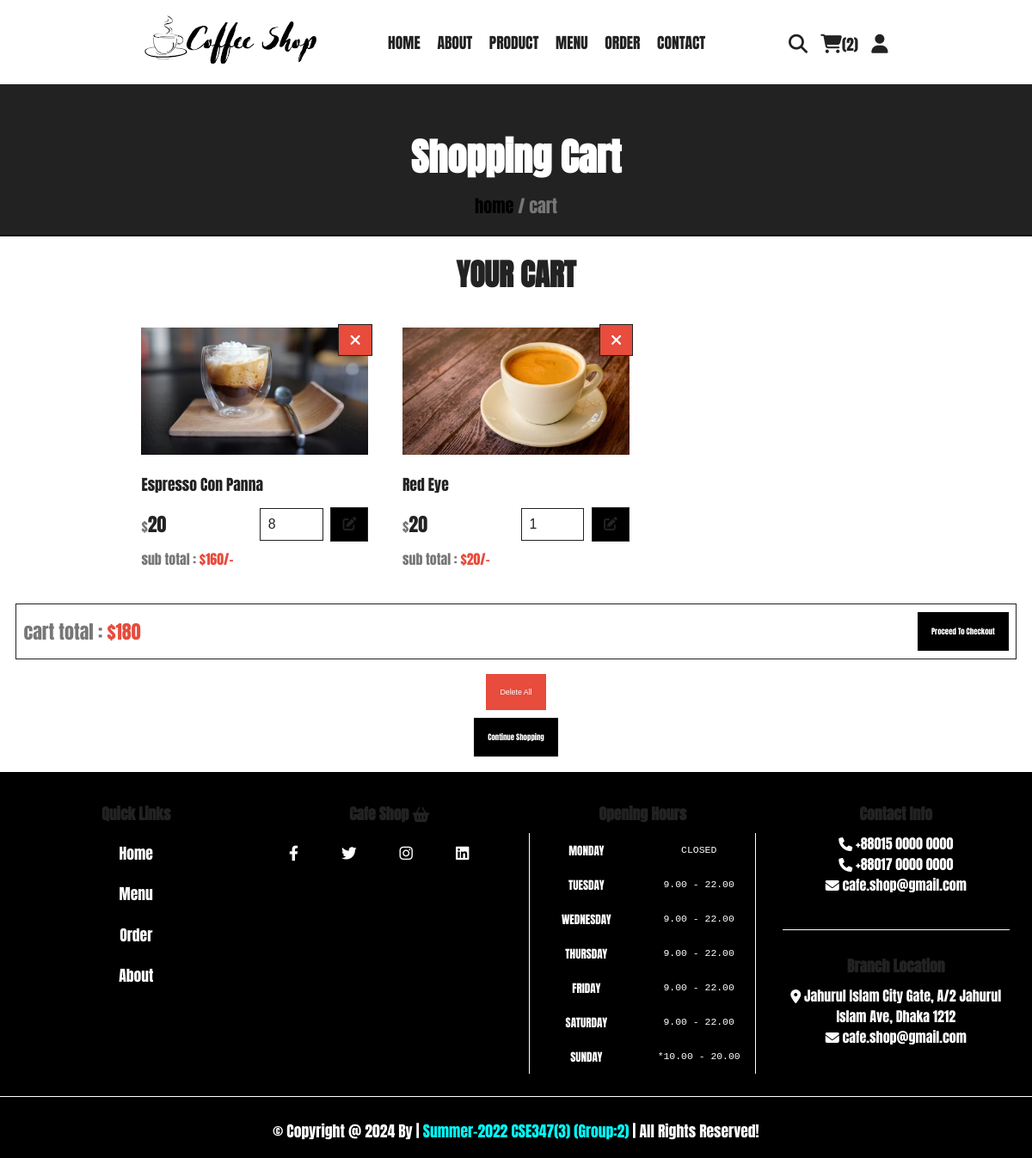
/cart.php (signed in), run on the app's committed database.
### tables this page shows
CREATE TABLE `cart` (
  `id` int(100) NOT NULL,
  `user_id` int(100) NOT NULL,
  `pid` int(100) NOT NULL,
  `name` varchar(100) NOT NULL,
  `price` int(10) NOT NULL,
  `quantity` int(10) NOT NULL,
  `image` varchar(100) NOT NULL
);

### cart.php (the view, shortened to what this page needs)
<?php
include 'components/connect.php';
if (isset($_SESSION['user_id'])) {
   $user_id = $_SESSION['user_id'];
} else {
   $user_id = '';
   header('location:home.php');
};
?>
<!DOCTYPE html>
<html lang="en">
<head>
   <link rel="stylesheet" href="https://cdnjs.cloudflare.com/ajax/libs/font-awesome/6.1.1/css/all.min.css">
   <link rel="stylesheet" href="css/style.css">
</head>
<body>
   <?php include 'components/user_header.php'; ?>
   <div class="heading">
      <h3>shopping cart</h3>
      <p><a href="home.php">home</a> <span> / cart</span></p>
   </div>
   <section class="products">
      <h1 class="title">your cart</h1>
      <div class="box-container">
         <?php
         $grand_total = 0;
         $select_cart = $conn->prepare("SELECT * FROM `cart` WHERE user_id = ?");
         $select_cart->execute([$user_id]);
         if ($select_cart->rowCount() > 0) {
            while ($fetch_cart = $select_cart->fetch(PDO::FETCH_ASSOC)) {
         ?>
               <form action="" method="post" class="box">
                  <button type="submit" class="fas fa-times" name="delete" onclick="return confirm('delete this item?');"></button>
                  <img src="uploaded_img/<?= $fetch_cart['image']; ?>" alt="">
                  <div class="name"><?= $fetch_cart['name']; ?></div>
                  <div class="flex">
                     <div class="price"><span>$</span><?= $fetch_cart['price']; ?></div>
                     <input type="number" name="qty" class="qty" min="1" max="99" value="<?= $fetch_cart['quantity']; ?>" maxlength="2">
                     <button type="submit" class="fas fa-edit" name="update_qty"></button>
                  </div>
                  <div class="sub-total"> sub total : <span>$<?= $sub_total = ($fetch_cart['price'] * $fetch_cart['quantity']); ?>/-</span> </div>
               </form>
         <?php
               $grand_total += $sub_total;
            }
         } else {
            echo '<p class="empty">your cart is empty</p>';
         }
         ?>
      </div>
      <div class="cart-total">
         <p>cart total : <span>$<?= $grand_total; ?></span></p>
         <a href="checkout.php" class="btn <?= ($grand_total > 1) ? '' : 'disabled'; ?>">proceed to checkout</a>
      </div>
      <div class="more-btn">
         <form action="" method="post">
            <button type="submit" class="delete-btn <?= ($grand_total > 1) ? '' : 'disabled'; ?>" name="delete_all" onclick="return confirm('delete all from cart?');">delete all</button>
         </form>
         <a href="menu.php" class="btn">continue shopping</a>
      </div>
   </section>
   <?php include 'components/footer.php'; ?>
</body>
</html>

### css/style.css (style rules this page uses)
:root { --yellow: black; --red: #e74c3c; --white: #fff; --black: #222; --light-color: #777; --border: .2rem solid var(--black); }
* { margin: 0; padding: 0; box-sizing: border-box; outline: none; border: none; text-decoration: none; }
html { font-size: 62.5%; overflow-x: hidden; scroll-behavior: smooth; stop-opacity: 7rem; font-family: 'Anton', sans-serif; }
section { margin: 0 auto; max-width: 1200px; padding: 2rem; }
.title { text-align: center; margin-bottom: 2.5rem; font-size: 4rem; color: var(--black); text-transform: uppercase; text-underline-offset: 1rem; }
.heading { display: flex; text-align: center; gap: 1rem; flex-flow: column; padding-top: 50px; background-color: var(--black); min-height: 20rem; border-bottom: 2px solid black; z-index: inherit; }
.heading h3 { font-size: 5rem; color: var(--white); text-transform: capitalize; }
.heading p { font-size: 2.3rem; color: var(--light-color); }
.heading p a { color: var(--yellow); }
.btn, .delete-btn { margin-top: 1rem; display: inline-block; font-size: 1rem; padding: 16px; cursor: pointer; text-transform: capitalize; transition: .2s linear; }
.btn { background-color: var(--yellow); color: #fff; }
.delete-btn { background-color: var(--red); color: var(--white); }
.products .box-container { display: grid; grid-template-columns: repeat(4, 33rem); justify-content: center; align-items: flex-start; gap: 1.5rem; }
.products .box-container .box { box-shadow: var(--box-shadow); padding: 1.5rem; position: relative; overflow: hidden; }
.products .box-container .box img { width: 100%; object-fit: contain; margin-bottom: 1rem; }
.products .box-container .box .name { font-size: 2rem; color: var(--black); margin: 1rem 0; }
.products .box-container .box .flex { display: flex; align-items: center; gap: 1rem; margin-top: 1.5rem; }
.products .box-container .box .flex .price { margin-right: auto; font-size: 2.5rem; color: var(--black); }
.products .box-container .box .flex .price span { color: var(--light-color); font-size: 1.8rem; }
.products .box-container .box .flex .qty { padding: 1rem; border: var(--border); font-size: 1.8rem; color: var(--black); }
.products .box-container .box .flex .fa-edit { width: 5rem; background-color: var(--yellow); color: var(--black); cursor: pointer; font-size: 1.8rem; height: 4.5rem; border: var(--border); }
.products .box-container .box .fa-times { position: absolute; top: 1rem; right: 1rem; background-color: var(--red); color: var(--white); border: var(--border); line-height: 4rem; height: 4.3rem; width: 4.5rem; cursor: pointer; font-size: 2rem; }
.products .box-container .box .sub-total { margin-top: 1rem; font-size: 1.8rem; color: var(--light-color); }
.products .box-container .box .sub-total span { color: var(--red); }
.products .more-btn { margin-top: 1rem; text-align: center; }
.products .cart-total { display: flex; align-items: center; gap: 1.5rem; flex-wrap: wrap; justify-content: space-between; margin-top: 3rem; border: var(--border); padding: 1rem; }
.products .cart-total p { font-size: 2.5rem; color: var(--light-color); }
.products .cart-total p span { color: var(--red); }
.products .cart-total .btn { margin-top: 0; }
@media (max-width:1284px) { html { font-size: 55%; } }
@media (max-width:1284px) { .products .box-container { grid-template-columns: repeat(3, 33rem); } }

### data on the page
cart: image (picture), name "Espresso Con Panna", price "20", qty "8", $sub_total = ($fetch_cart['price'] * $fetch_cart['quantity']) "160"
cart: image (picture), name "Red Eye", price "20", qty "1"

### other printed values
$total_cart_items "2"
$grand_total "180"
